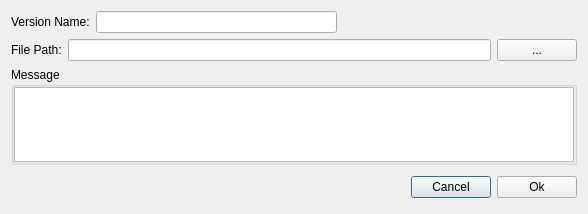
<?xml version="1.0" encoding="UTF-8"?>
<ui version="4.0">
 <class>CAddVersinDlg</class>
 <widget class="QDialog" name="CAddVersinDlg">
  <property name="geometry">
   <rect>
    <x>0</x>
    <y>0</y>
    <width>588</width>
    <height>214</height>
   </rect>
  </property>
  <property name="windowTitle">
   <string>Dialog</string>
  </property>
  <layout class="QGridLayout" name="gridLayout_2">
   <item row="3" column="0">
    <layout class="QHBoxLayout" name="horizontalLayout_2">
     <property name="topMargin">
      <number>5</number>
     </property>
     <property name="bottomMargin">
      <number>5</number>
     </property>
     <item>
      <spacer name="horizontalSpacer_2">
       <property name="orientation">
        <enum>Qt::Horizontal</enum>
       </property>
       <property name="sizeHint" stdset="0">
        <size>
         <width>40</width>
         <height>20</height>
        </size>
       </property>
      </spacer>
     </item>
     <item>
      <widget class="QPushButton" name="CancelBtn">
       <property name="text">
        <string>Cancel</string>
       </property>
      </widget>
     </item>
     <item>
      <widget class="QPushButton" name="OkBtn">
       <property name="text">
        <string>Ok</string>
       </property>
      </widget>
     </item>
    </layout>
   </item>
   <item row="1" column="0">
    <layout class="QHBoxLayout" name="horizontalLayout_3">
     <item>
      <widget class="QLabel" name="label_2">
       <property name="text">
        <string>File Path:</string>
       </property>
      </widget>
     </item>
     <item>
      <widget class="QLineEdit" name="FullPathLineEdit"/>
     </item>
     <item>
      <widget class="QPushButton" name="SelectedFilePath">
       <property name="text">
        <string>...</string>
       </property>
      </widget>
     </item>
    </layout>
   </item>
   <item row="2" column="0">
    <widget class="QGroupBox" name="groupBox">
     <property name="title">
      <string>Message</string>
     </property>
     <layout class="QGridLayout" name="gridLayout">
      <property name="leftMargin">
       <number>0</number>
      </property>
      <property name="topMargin">
       <number>0</number>
      </property>
      <property name="rightMargin">
       <number>0</number>
      </property>
      <property name="bottomMargin">
       <number>0</number>
      </property>
      <item row="0" column="0">
       <widget class="QTextEdit" name="VersionMessageTextEdit"/>
      </item>
     </layout>
    </widget>
   </item>
   <item row="0" column="0">
    <layout class="QHBoxLayout" name="horizontalLayout">
     <item>
      <widget class="QLabel" name="label">
       <property name="text">
        <string>Version Name:</string>
       </property>
      </widget>
     </item>
     <item>
      <widget class="QLineEdit" name="VersionNameLineEdit"/>
     </item>
     <item>
      <spacer name="horizontalSpacer">
       <property name="orientation">
        <enum>Qt::Horizontal</enum>
       </property>
       <property name="sizeHint" stdset="0">
        <size>
         <width>40</width>
         <height>20</height>
        </size>
       </property>
      </spacer>
     </item>
    </layout>
   </item>
  </layout>
 </widget>
 <resources/>
 <connections/>
</ui>
